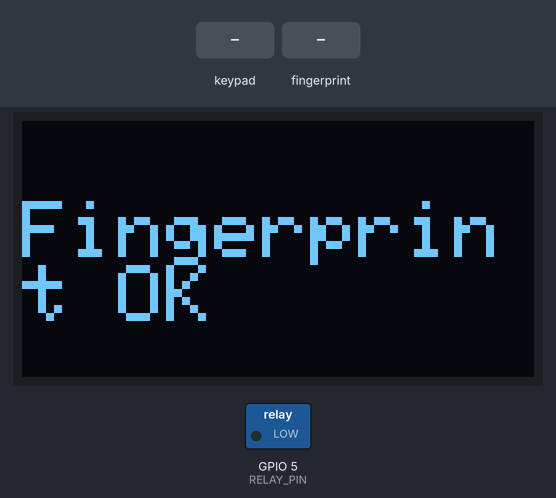
Recording of a sketch running on a simulated ESP32. On the bench: 128×64 one-colour display, switched loads named in the sketch (green lamp = pin HIGH). Inputs (shaded band) come from the test bench. What the sketch prints to the serial monitor is not drawn.

Above: at 2.1 s.
At 4.2 s:
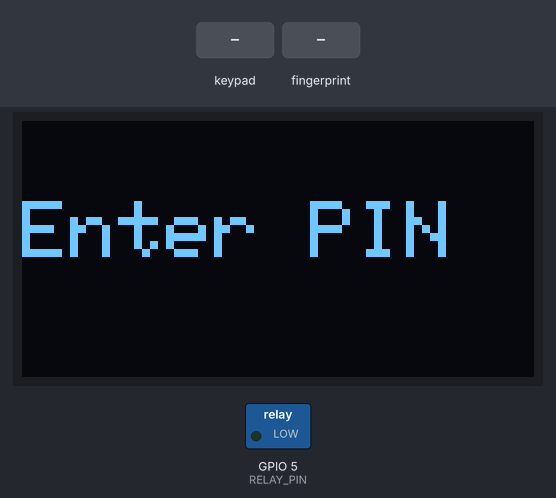
4.3 s: keypad keys 1 2 3 4 pressed 0.4 s apart
At 7.0 s:
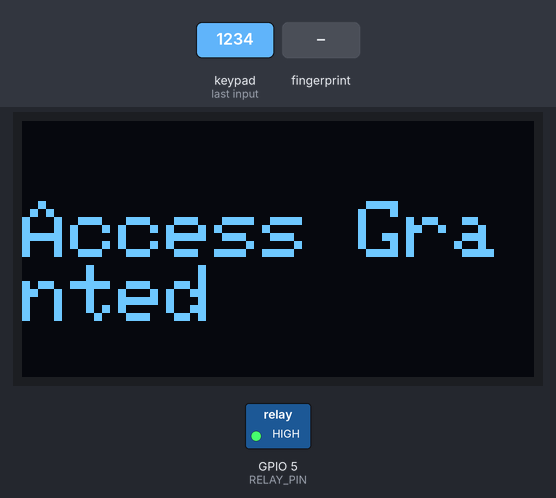
7.4 s: key 'A' pressed
10.4 s: key '#' pressed
At 12.1 s:
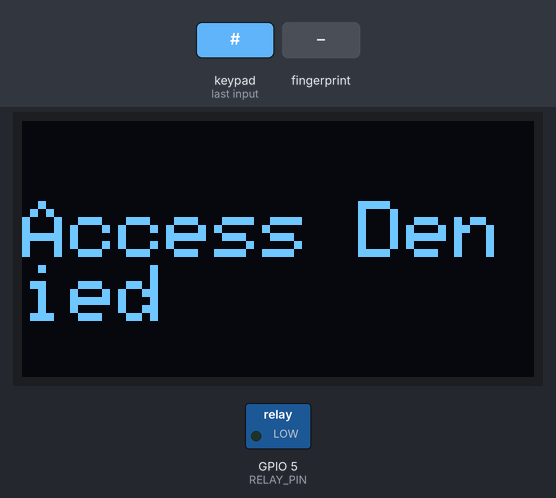
13.4 s: finger stored as number 1 placed on the sensor
At 15.06 s:
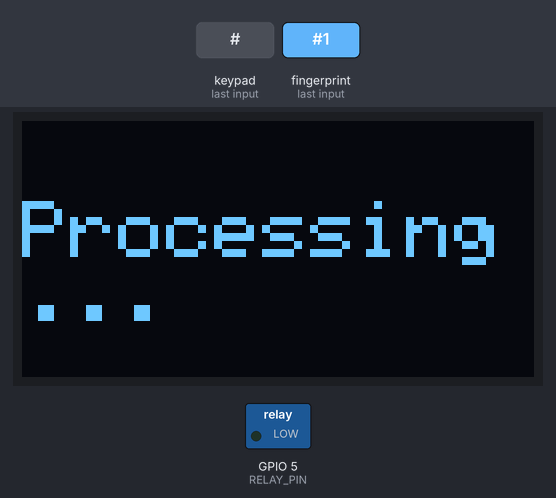
16.4 s: key '1' pressed
19.4 s: key '2' pressed
At 22.8 s:
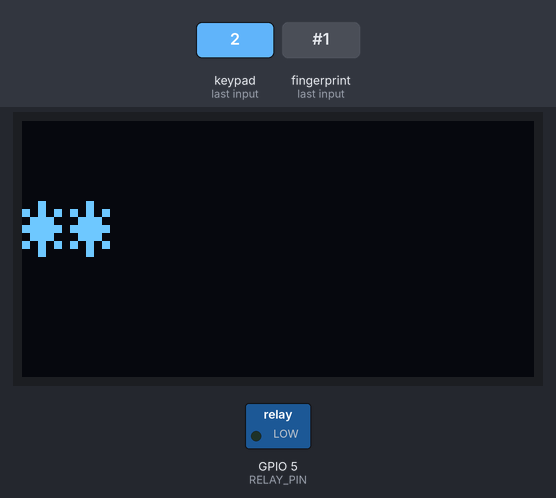
Timing chart, 0 to 23.4 s (numbered marks = the images above; inputs shaded):
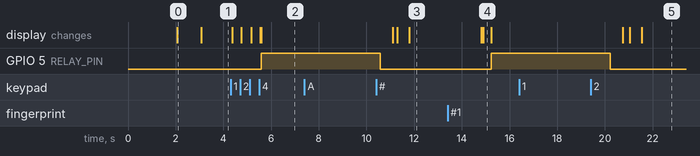

The sketch:

1st.ino
```cpp
#include <Wire.h>
#include <Adafruit_GFX.h>
#include <Adafruit_SSD1306.h>
#include <Keypad.h>
#include <Adafruit_Fingerprint.h>

// -------------------------
// OLED Display Definitions
// -------------------------
#define SCREEN_WIDTH 128   // OLED width in pixels
#define SCREEN_HEIGHT 64   // OLED height in pixels
#define OLED_RESET    -1   // Reset pin (set to -1 if not used)
#define OLED_ADDRESS  0x3C // I2C address for OLED display

Adafruit_SSD1306 display(SCREEN_WIDTH, SCREEN_HEIGHT, &Wire, OLED_RESET);

// -------------------------
// Keypad Definitions
// -------------------------
const byte ROWS = 4;      // number of rows in keypad
const byte COLS = 4;      // number of columns in keypad
char keys[ROWS][COLS] = {
  {'1', '2', '3', 'A'},
  {'4', '5', '6', 'B'},
  {'7', '8', '9', 'C'},
  {'*', '0', '#', 'D'}
};
// Reassign keypad pins to avoid conflict with I2C (OLED uses GPIO21 & GPIO22)
// Here we use different GPIOs: Rows on {18, 19, 32, 33}; Columns on {23, 25, 26, 27}
byte rowPins[ROWS] = {18, 19, 32, 33};
byte colPins[COLS] = {23, 25, 26, 27};

Keypad keypad = Keypad(makeKeymap(keys), rowPins, colPins, ROWS, COLS);

// -------------------------
// Relay Definition
// -------------------------
#define RELAY_PIN 5  // Connect relay module control pin to GPIO5

// -------------------------
// Fingerprint Sensor Definitions
// -------------------------
#define FINGERPRINT_RX 16  // ESP32 RX (Connect to Fingerprint TX)
#define FINGERPRINT_TX 17  // ESP32 TX (Connect to Fingerprint RX)
HardwareSerial fingerSerial(1); // Use Serial1 for fingerprint sensor
Adafruit_Fingerprint finger = Adafruit_Fingerprint(&fingerSerial);

// -------------------------
// Authentication Variables
// -------------------------
String correctPIN = "1234";  // Set the correct keypad PIN here
String enteredPIN = "";
bool fingerprintMode = false;  // Toggle between fingerprint and PIN modes

// -------------------------
// Function: Update OLED Display
// -------------------------
void updateDisplay(String message) {
  display.clearDisplay();
  display.setTextSize(2);
  display.setTextColor(SSD1306_WHITE);
  display.setCursor(0, 20);
  display.println(message);
  display.display();
}

// -------------------------
// Function: Unlock Door (Activate Relay)
// -------------------------
void unlockDoor() {
  updateDisplay("Access Granted");
  Serial.println("Access Granted");
  digitalWrite(RELAY_PIN, HIGH); // Activate relay to unlock door
  delay(5000);                   // Keep door unlocked for 5 seconds
  digitalWrite(RELAY_PIN, LOW);  // Deactivate relay (lock door)
  delay(500);

  // Return to appropriate mode
  if (fingerprintMode) {
    updateDisplay("Scan Finger");
  } else {
    updateDisplay("Enter PIN");
    enteredPIN = "";
  }
}

// -------------------------
// Function: Check Keypad PIN
// -------------------------
void checkPIN() {
  if (enteredPIN == correctPIN) {
    unlockDoor();
  } else {
    updateDisplay("Access Denied");
    Serial.println("Access Denied");
    delay(3000);
    enteredPIN = "";
    updateDisplay("Enter PIN");
  }
}

// -------------------------
// Function: Fingerprint Authentication
// -------------------------
uint8_t getFingerprintID() {
  uint8_t p = finger.getImage();

  if (p != FINGERPRINT_OK) {
    // Not showing errors on display for better user experience
    return p;  // No finger detected or error
  }

  // Display feedback
  updateDisplay("Processing...");

  p = finger.image2Tz();
  if (p != FINGERPRINT_OK) return p;  // Image conversion failed

  p = finger.fingerFastSearch();
  if (p == FINGERPRINT_OK) {
    Serial.print("Fingerprint match found! ID #");
    Serial.println(finger.fingerID);
    unlockDoor();
  } else {
    updateDisplay("No Match!");
    Serial.println("Fingerprint not recognized");
    delay(2000);
    updateDisplay("Scan Finger");
  }

  return p;
}

// -------------------------
// Function: Enroll New Fingerprint
// -------------------------
uint8_t enrollFingerprint() {
  int id = 1;  // ID for the new fingerprint

  // Find the next available ID
  while (finger.loadModel(id) == FINGERPRINT_OK) {
    id++;
    if (id >= 127) {
      Serial.println("Fingerprint memory full!");
      return FINGERPRINT_ENROLLMISMATCH;
    }
  }

  Serial.print("Enrolling ID #");
  Serial.println(id);

  updateDisplay("Place Finger");
  while (finger.getImage() != FINGERPRINT_OK) {
    // Wait for valid finger
    delay(100);
  }

  updateDisplay("Processing");
  if (finger.image2Tz(1) != FINGERPRINT_OK) {
    updateDisplay("Error!");
    return FINGERPRINT_IMAGEMESS;
  }

  updateDisplay("Remove Finger");
  delay(2000);

  updateDisplay("Place Again");
  while (finger.getImage() != FINGERPRINT_OK) {
    // Wait for finger again
    delay(100);
  }

  updateDisplay("Processing");
  if (finger.image2Tz(2) != FINGERPRINT_OK) {
    updateDisplay("Error!");
    return FINGERPRINT_IMAGEMESS;
  }

  // Create model
  if (finger.createModel() != FINGERPRINT_OK) {
    updateDisplay("No Match!");
    return FINGERPRINT_ENROLLMISMATCH;
  }

  // Store model
  if (finger.storeModel(id) != FINGERPRINT_OK) {
    updateDisplay("Error!");
    return FINGERPRINT_PACKETRECIEVEERR;
  }

  updateDisplay("Success! ID:" + String(id));
  delay(2000);
  return FINGERPRINT_OK;
}

// -------------------------
// Setup Function
// -------------------------
void setup() {
  Serial.begin(115200);
  Wire.begin(); // I2C uses default pins: SDA=GPIO21, SCL=GPIO22

  // Initialize OLED display
  if (!display.begin(SSD1306_SWITCHCAPVCC, OLED_ADDRESS)) {
    Serial.println("SSD1306 allocation failed");
    while (true);
  }
  delay(1000);

  // Initialize relay pin
  pinMode(RELAY_PIN, OUTPUT);
  digitalWrite(RELAY_PIN, LOW); // Ensure relay is off

  // Initialize Fingerprint Sensor on Serial1
  fingerSerial.begin(57600, SERIAL_8N1, FINGERPRINT_RX, FINGERPRINT_TX);
  finger.begin(57600);

  if (finger.verifyPassword()) {
    Serial.println("Fingerprint sensor found!");
    updateDisplay("Fingerprint OK");
    delay(1000);
  } else {
    Serial.println("Fingerprint sensor not found :(");
    updateDisplay("No Fingerprint!");
    delay(2000);
    // Continue with keypad-only authentication
    fingerprintMode = false;
  }

  updateDisplay("Enter PIN");
}

// -------------------------
// Main Loop
// -------------------------
void loop() {
  // Check for keypad input
  char key = keypad.getKey();
  if (key) {
    Serial.print("Key pressed: ");
    Serial.println(key);

    // Special key handling
    if (key == '*') {
      // Clear PIN entry
      enteredPIN = "";
      updateDisplay("Enter PIN");
      return;
    }
    else if (key == '#') {
      // Submit entered PIN
      checkPIN();
      return;
    }
    else if (key == 'A') {
      // Toggle between fingerprint and PIN mode
      fingerprintMode = !fingerprintMode;
      if (fingerprintMode) {
        updateDisplay("Scan Finger");
      } else {
        updateDisplay("Enter PIN");
      }
      enteredPIN = "";
      return;
    }
    else if (key == 'B' && !fingerprintMode) {
      // Enroll new fingerprint (only when in PIN mode)
      // First confirm with current PIN for security
      if (enteredPIN == correctPIN) {
        updateDisplay("Enrolling...");
        delay(1000);
        enrollFingerprint();
        enteredPIN = "";
        updateDisplay("Enter PIN");
      } else {
        updateDisplay("Access Denied");
        delay(2000);
        enteredPIN = "";
        updateDisplay("Enter PIN");
      }
      return;
    }
    else if (key == 'C') {
      // Reserved for future use
      return;
    }
    else if (key == 'D') {
      // Reserved for future use
      return;
    }
    else {
      // Add digit to PIN
      enteredPIN += key;
      // Mask the entered PIN with asterisks
      String masked = "";
      for (int i = 0; i < enteredPIN.length(); i++) {
        masked += "*";
      }
      updateDisplay(masked);
      if (enteredPIN.length() >= 4) {
        checkPIN();
      }
    }
  }

  // Check fingerprint sensor if in fingerprint mode
  if (fingerprintMode) {
    getFingerprintID();
    delay(50); // Small delay between fingerprint checks
  }

  delay(50); // Small delay for stability
}
```

Measured:
- after the input at 4.3 s, GPIO 5 (RELAY_PIN): LOW → HIGH after 1.3 s; the display: first changes after 0.07 s (image 2 shows a later state)
- after the input at 7.4 s, every drawn part: stays the same
- after the input at 10.4 s, the display: first differs from a run without the input after 1.4 s (image 3)
- after the input at 13.4 s, GPIO 5 (RELAY_PIN): LOW → HIGH after 1.8 s; the display: first differs from a run without the input after 1.5 s (image 4)
- after the input at 16.4 s, every drawn part: stays the same
- after the input at 19.4 s, the display: first differs from a run without the input after 2.1 s (image 5)
- what the display in image 0 shows lasts 1.0 s, from 2.1 s to 3.1 s
